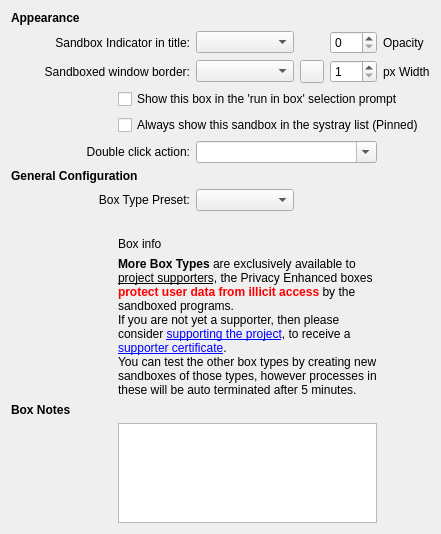
           <widget class="QWidget" name="tabOptions">
            <attribute name="title">
             <string>Box Options</string>
            </attribute>
            <layout class="QGridLayout" name="gridLayout_27">
             <item row="1" column="0">
              <layout class="QGridLayout" name="gridLayout_8">
               <item row="2" column="3" colspan="2">
                <widget class="QComboBox" name="cmbBoxBorder"/>
               </item>
               <item row="1" column="3" colspan="2">
                <widget class="QComboBox" name="cmbBoxIndicator"/>
               </item>
               <item row="10" column="1" colspan="6">
                <widget class="QLabel" name="lblSupportCert">
                 <property name="text">
                  <string>&lt;b&gt;More Box Types&lt;/b&gt; are exclusively available to &lt;u&gt;project supporters&lt;/u&gt;, the Privacy Enhanced boxes &lt;b&gt;&lt;font color='red'&gt;protect user data from illicit access&lt;/font&gt;&lt;/b&gt; by the sandboxed programs.&lt;br /&gt;If you are not yet a supporter, then please consider &lt;a href=&quot;https://sandboxie-plus.com/go.php?to=sbie-get-cert&quot;&gt;supporting the project&lt;/a&gt;, to receive a &lt;a href=&quot;https://sandboxie-plus.com/go.php?to=sbie-cert&quot;&gt;supporter certificate&lt;/a&gt;.&lt;br /&gt;You can test the other box types by creating new sandboxes of those types, however processes in these will be auto terminated after 5 minutes.</string>
                 </property>
                 <property name="textFormat">
                  <enum>Qt::RichText</enum>
                 </property>
                 <property name="wordWrap">
                  <bool>true</bool>
                 </property>
                 <property name="openExternalLinks">
                  <bool>true</bool>
                 </property>
                </widget>
               </item>
               <item row="7" column="0" colspan="3">
                <widget class="QLabel" name="label_57">
                 <property name="text">
                  <string>Box Type Preset:</string>
                 </property>
                 <property name="alignment">
                  <set>Qt::AlignRight|Qt::AlignTrailing|Qt::AlignVCenter</set>
                 </property>
                 <property name="buddy">
                  <cstring>cmbBoxType</cstring>
                 </property>
                </widget>
               </item>
               <item row="9" column="1" colspan="6">
                <widget class="QLabel" name="lblBoxInfo">
                 <property name="text">
                  <string>Box info</string>
                 </property>
                 <property name="textFormat">
                  <enum>Qt::AutoText</enum>
                 </property>
                 <property name="wordWrap">
                  <bool>true</bool>
                 </property>
                 <property name="openExternalLinks">
                  <bool>true</bool>
                 </property>
                </widget>
               </item>
               <item row="2" column="5">
                <widget class="QToolButton" name="btnBorderColor">
                 <property name="text">
                  <string/>
                 </property>
                </widget>
               </item>
               <item row="4" column="1" colspan="7">
                <widget class="QCheckBox" name="chkPinToTray">
                 <property name="text">
                  <string>Always show this sandbox in the systray list (Pinned)</string>
                 </property>
                </widget>
               </item>
               <item row="13" column="2" colspan="5">
                <spacer name="horizontalSpacer_2">
                 <property name="orientation">
                  <enum>Qt::Horizontal</enum>
                 </property>
                 <property name="sizeHint" stdset="0">
                  <size>
                   <width>40</width>
                   <height>0</height>
                  </size>
                 </property>
                </spacer>
               </item>
               <item row="8" column="1" colspan="6">
                <widget class="QLabel" name="label_58">
                 <property name="text">
                  <string/>
                 </property>
                </widget>
               </item>
               <item row="3" column="1" colspan="7">
                <widget class="QCheckBox" name="chkShowForRun">
                 <property name="text">
                  <string>Show this box in the 'run in box' selection prompt</string>
                 </property>
                </widget>
               </item>
               <item row="13" column="1">
                <spacer name="verticalSpacer_17">
                 <property name="orientation">
                  <enum>Qt::Vertical</enum>
                 </property>
                 <property name="sizeHint" stdset="0">
                  <size>
                   <width>20</width>
                   <height>0</height>
                  </size>
                 </property>
                </spacer>
               </item>
               <item row="0" column="1">
                <widget class="QLabel" name="label_30">
                 <property name="sizePolicy">
                  <sizepolicy hsizetype="Minimum" vsizetype="Minimum">
                   <horstretch>0</horstretch>
                   <verstretch>0</verstretch>
                  </sizepolicy>
                 </property>
                 <property name="maximumSize">
                  <size>
                   <width>16</width>
                   <height>16777215</height>
                  </size>
                 </property>
                 <property name="text">
                  <string/>
                 </property>
                </widget>
               </item>
               <item row="5" column="0" colspan="3">
                <widget class="QLabel" name="label_70">
                 <property name="text">
                  <string>Double click action:</string>
                 </property>
                 <property name="alignment">
                  <set>Qt::AlignRight|Qt::AlignTrailing|Qt::AlignVCenter</set>
                 </property>
                 <property name="buddy">
                  <cstring>cmbDblClick</cstring>
                 </property>
                </widget>
               </item>
               <item row="2" column="0" colspan="3">
                <widget class="QLabel" name="label_21">
                 <property name="text">
                  <string>Sandboxed window border:</string>
                 </property>
                 <property name="alignment">
                  <set>Qt::AlignRight|Qt::AlignTrailing|Qt::AlignVCenter</set>
                 </property>
                 <property name="buddy">
                  <cstring>cmbBoxBorder</cstring>
                 </property>
                </widget>
               </item>
               <item row="2" column="6">
                <widget class="QSpinBox" name="spinBorderWidth">
                 <property name="minimum">
                  <number>1</number>
                 </property>
                 <property name="maximum">
                  <number>10</number>
                 </property>
                 <property name="value">
                  <number>1</number>
                 </property>
                </widget>
               </item>
               <item row="2" column="7">
                <widget class="QLabel" name="label_14">
                 <property name="text">
                  <string>px Width</string>
                 </property>
                 <property name="alignment">
                  <set>Qt::AlignLeading|Qt::AlignLeft|Qt::AlignVCenter</set>
                 </property>
                 <property name="buddy">
                  <cstring>spinBorderWidth</cstring>
                 </property>
                </widget>
               </item>
               <item row="1" column="0" colspan="3">
                <widget class="QLabel" name="label_20">
                 <property name="text">
                  <string>Sandbox Indicator in title:</string>
                 </property>
                 <property name="alignment">
                  <set>Qt::AlignRight|Qt::AlignTrailing|Qt::AlignVCenter</set>
                 </property>
                 <property name="buddy">
                  <cstring>cmbBoxIndicator</cstring>
                 </property>
                </widget>
               </item>
               <item row="6" column="0" colspan="2">
                <widget class="QLabel" name="lblBoxType">
                 <property name="font">
                  <font>
                   <bold>true</bold>
                   <kerning>true</kerning>
                  </font>
                 </property>
                 <property name="text">
                  <string>General Configuration</string>
                 </property>
                </widget>
               </item>
               <item row="5" column="3" colspan="4">
                <widget class="QComboBox" name="cmbDblClick">
                 <property name="editable">
                  <bool>true</bool>
                 </property>
                </widget>
               </item>
               <item row="0" column="0">
                <widget class="QLabel" name="lblAppearance">
                 <property name="font">
                  <font>
                   <bold>true</bold>
                   <kerning>true</kerning>
                  </font>
                 </property>
                 <property name="text">
                  <string>Appearance</string>
                 </property>
                </widget>
               </item>
               <item row="7" column="3" colspan="2">
                <widget class="QComboBox" name="cmbBoxType"/>
               </item>
               <item row="11" column="0">
                <widget class="QLabel" name="lblNotes">
                 <property name="font">
                  <font>
                   <bold>true</bold>
                   <kerning>true</kerning>
                  </font>
                 </property>
                 <property name="text">
                  <string>Box Notes</string>
                 </property>
                </widget>
               </item>
               <item row="12" column="1" colspan="6">
                <widget class="QPlainTextEdit" name="txtNotes">
                 <property name="maximumSize">
                  <size>
                   <width>16777215</width>
                   <height>100</height>
                  </size>
                 </property>
                </widget>
               </item>
               <item row="1" column="6">
                <widget class="QSpinBox" name="spinBorderAlpha">
                 <property name="maximum">
                  <number>255</number>
                 </property>
                </widget>
               </item>
               <item row="1" column="7">
                <widget class="QLabel" name="label_75">
                 <property name="text">
                  <string>Opacity</string>
                 </property>
                 <property name="buddy">
                  <cstring>spinBorderAlpha</cstring>
                 </property>
                </widget>
               </item>
              </layout>
             </item>
            </layout>
           </widget>
